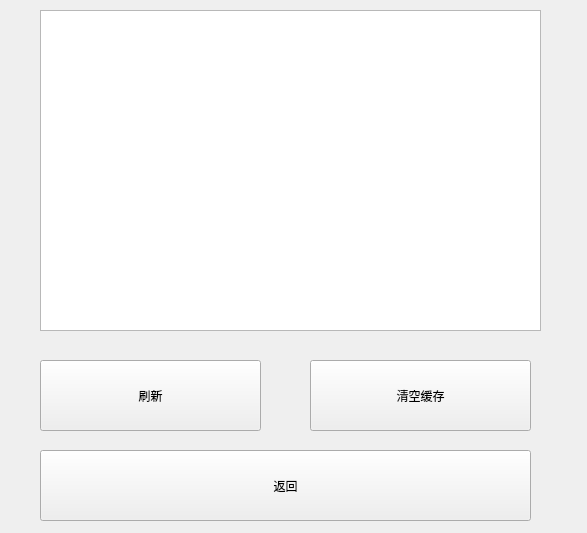
<?xml version="1.0" encoding="UTF-8"?>
<ui version="4.0">
 <class>HistoryOp</class>
 <widget class="QWidget" name="HistoryOp">
  <property name="geometry">
   <rect>
    <x>0</x>
    <y>0</y>
    <width>587</width>
    <height>533</height>
   </rect>
  </property>
  <property name="windowTitle">
   <string>Form</string>
  </property>
  <widget class="QTextEdit" name="textEdit">
   <property name="geometry">
    <rect>
     <x>40</x>
     <y>10</y>
     <width>501</width>
     <height>321</height>
    </rect>
   </property>
  </widget>
  <widget class="QPushButton" name="button_back">
   <property name="geometry">
    <rect>
     <x>40</x>
     <y>450</y>
     <width>491</width>
     <height>71</height>
    </rect>
   </property>
   <property name="text">
    <string>返回</string>
   </property>
  </widget>
  <widget class="QPushButton" name="button_renew">
   <property name="geometry">
    <rect>
     <x>40</x>
     <y>360</y>
     <width>221</width>
     <height>71</height>
    </rect>
   </property>
   <property name="text">
    <string>刷新</string>
   </property>
  </widget>
  <widget class="QPushButton" name="delButton">
   <property name="geometry">
    <rect>
     <x>310</x>
     <y>360</y>
     <width>221</width>
     <height>71</height>
    </rect>
   </property>
   <property name="text">
    <string>清空缓存</string>
   </property>
  </widget>
 </widget>
 <resources/>
 <connections/>
</ui>
